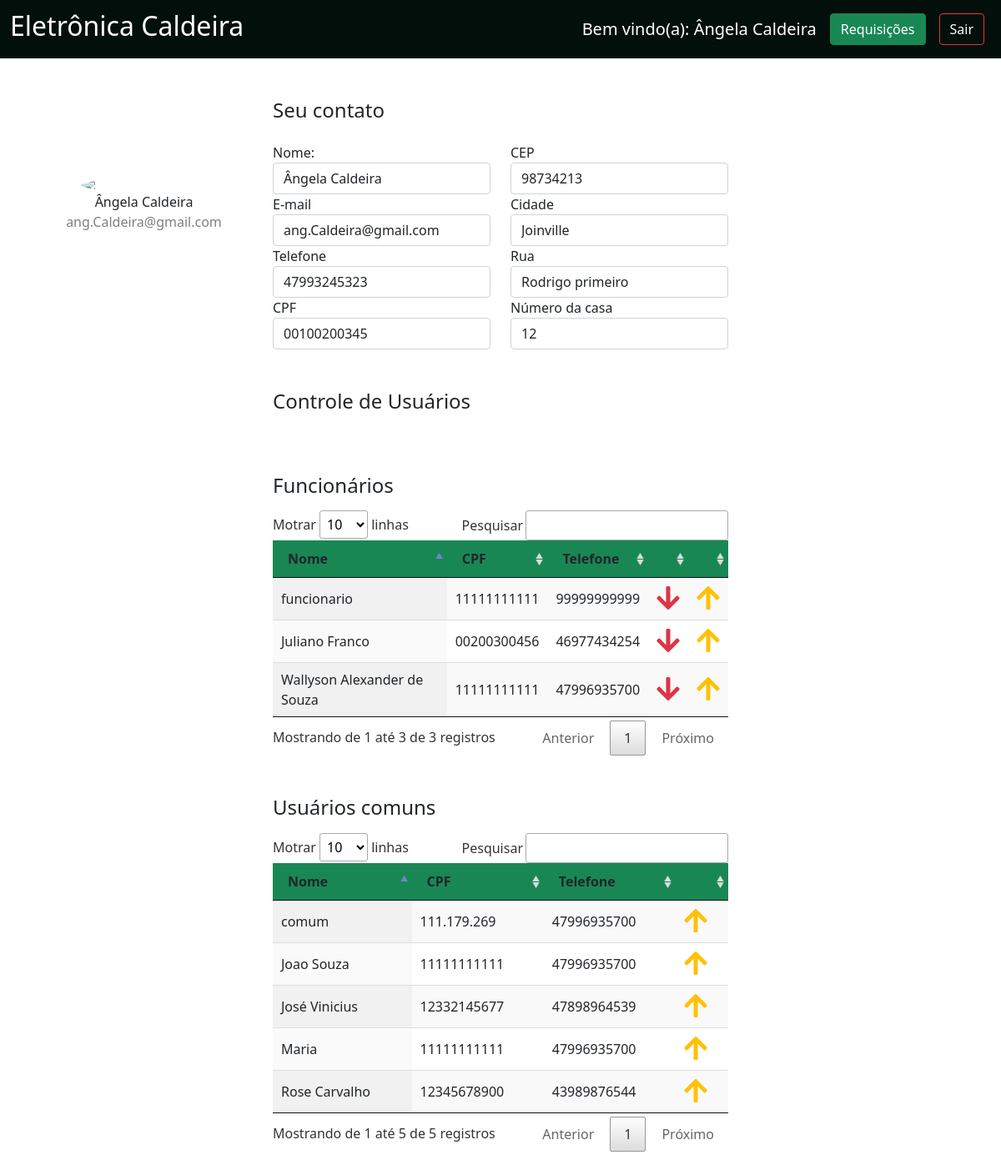
/frontEnd/perfilAdm.php (signed in), run on the app's committed database.
### tables this page shows
CREATE TABLE `usuarios` (
  `id` int(10) UNSIGNED NOT NULL COMMENT 'id de cada usuário inserido automaticamente ',
  `tipo_usuario_id` int(10) UNSIGNED NOT NULL COMMENT 'Chave estrangeira da tabela tipo usuário',
  `nome` varchar(50) NOT NULL COMMENT 'nome e sobrenome de cada usuário',
  `email` varchar(77) NOT NULL COMMENT 'e-mail de cada usuário',
  `senha` varchar(32) NOT NULL COMMENT 'senha de cada usuário',
  `cpf` varchar(11) NOT NULL COMMENT 'cpf de cada usuário',
  `telefone` varchar(11) NOT NULL COMMENT 'telefone de cada usuário',
  `cidade` varchar(32) NOT NULL COMMENT 'nome da cidade do usuário',
  `rua` varchar(50) NOT NULL COMMENT 'nome da rua de cada usuário',
  `bairro` varchar(50) NOT NULL COMMENT 'nome do bairro do usuário',
  `numero` int(10) UNSIGNED NOT NULL COMMENT 'número da residência do usuário',
  `complemento` text NOT NULL COMMENT 'detalhes adicionas sobre a localização da residência do usuário',
  `cep` varchar(10) NOT NULL COMMENT 'cep de cada usuário'
);

### backEnd/conection.php (called while the page is built, shortened)
<?php
	$usuario = "root";
?>

### backEnd/pegaUsuario.php (called while the page is built, shortened)
<?php
$usuario = pesquisar($_SESSION['idlogado']);
function pesquisar($id){
    include 'conection.php';
    $query = "SELECT * FROM usuarios WHERE id = ".$id;
    $resultado = mysqli_query($conn, $query);
    if(mysqli_num_rows($resultado) > 0){
        $usuario = mysqli_fetch_array($resultado,MYSQLI_ASSOC);
    }
    return $usuario;
}
?>

### backEnd/pegaRequisicao.php (the view, shortened to what this page needs)
<?php
function tabelaRequisicoesAdm(){
    include 'conection.php';
    $query = "SELECT * FROM usuarios WHERE tipo_usuario_id = 2;";
    $resultado = mysqli_query($conn, $query);
    if(mysqli_num_rows($resultado) > 0){
        $array = [];
        while($req = mysqli_fetch_array($resultado,MYSQLI_ASSOC)){
            array_push($array,$req);
        }
        $dado = '';
        foreach($array as $req){
            $dado =  $dado . "
            <tr>
                <td>". $req['nome'] ."</td>
                <td>". $req['cpf'] ."</td>
                <td>". $req['telefone'] ."</td>
                <td>
                    <a href='../backEnd/pegaRequisicao.php/?funcao=1&idUsuario=".$req['id']."'>
                        <i
                            class='fas fa-arrow-down fa-2x text-danger botaoDetalhes'
                            value='".$req['id']."'
                            data-bs-toggle='modal'
                            data-bs-target='#modalInfo".$req['id']."'
                        ></i>
                    </a>
                </td>
                <td>
                    <a href='../backEnd/pegaRequisicao.php/?funcao=3&idUsuario=".$req['id']."'>
                        <i
                            class='fas fa-arrow-up fa-2x text-warning botaoDetalhes'
                            value='".$req['id']."'
                            data-bs-toggle='modal'
                            data-bs-target='#modalInfo".$req['id']."'
                        ></i>
                    </a>
                </td>
            </tr>";
        }
    }
    return [$dado];
}
function tabelaRequisicoesAdm2(){
    include 'conection.php';
    $query = "SELECT * FROM usuarios WHERE tipo_usuario_id = 3;";
    $resultado = mysqli_query($conn, $query);
    if(mysqli_num_rows($resultado) > 0){
        $array = [];
        while($req = mysqli_fetch_array($resultado,MYSQLI_ASSOC)){
            array_push($array,$req);
        }
        $dado = '';
        foreach($array as $req){
            $dado =  $dado . "
            <tr>
                <td>". $req['nome'] ."</td>
                <td>". $req['cpf'] ."</td>
                <td>". $req['telefone'] ."</td>
                <td>
                    <a href='../backEnd/pegaRequisicao.php/?funcao=2&idUsuario=".$req['id']."'>
                        <i
                            class='fas fa-arrow-up fa-2x text-warning botaoDetalhes'
                            value='".$req['id']."'
                            data-bs-toggle='modal'
                            data-bs-target='#modalInfo".$req['id']."'
                        ></i>
                    </a>
                </td>
            </tr>";
        }
    }
    return [$dado];
}
?>

### frontEnd/perfilAdm.php (shortened to what this page needs)
<?php
    include '../backEnd/pegaUsuario.php';
    include '../backEnd/pegaRequisicao.php';
    $estrutura = tabelaRequisicoesAdm();
    $estrutura2 = tabelaRequisicoesAdm2();
 ?>
<!DOCTYPE html>
<html lang="pt-br">
<head>
    <link rel="stylesheet" href="css/requisicao.css">
    <link rel="stylesheet" type="text/css" href="dist/jQuery/datatables.min.css"/>
    <link rel="stylesheet" href="css/landing.CSS">
	<link rel="stylesheet" href="css/funcionario.CSS">
    <link rel="stylesheet" href="dist/bootstrap/css/bootstrap.min.css">
    <link rel="stylesheet" href="https://cdnjs.cloudflare.com/ajax/libs/font-awesome/5.2.0/css/all.min.css" />
</head>
<body>
    <header class="navbar">
        <div class="container-fluid">
            <div>
                <h2 class="text-white">Eletrônica Caldeira</h2>
            </div>
                <ul class="nav">
                    <li class="nav-item p-2 mt-1">
                        <a href="#" class="text-white text-decoration-none fs-5">Bem vindo(a): <?php echo $usuario['nome'];?></a>
                    </li>
                    <li class="nav-item">
                        <a class="btn btn-success text-white m-2" href="requisicao.php">Requisições</a>
                    </li>
                    <li class="nav-item">
                        <a class="btn btn-outline-danger text-white m-2" href="index.php">Sair</a>
                    </li>
                </ul>
        </div>
    </header>
    <main class="fundo">
        <form action="../backend/atualizaUsuario.php" method="post">
            <div class="container rounded bg-white mt-5 mb-5">
                <div class="row">
                        <div class="col-md-3 border-right">
                            <div class="d-flex flex-column align-items-center text-center p-3 py-5">
                                <img
                                    class="rounded-circle mt-5"
                                    width="150px"
                                    src="https://st3.depositphotos.com/15648834/17930/v/600/depositphotos_179308454-stock-illustration-unknown-person-silhouette-glasses-profile.jpg"
                                >
                                <span class="font-weight-bold"><?php echo $usuario['nome']?></span>
                                <span class="text-black-50"><?php echo $usuario['email']?></span>
                            </div>
                        </div>
                        <div class="col-md-6 border-right" id="atualiza_contato">
                            <div class="row">
                                <div class="d-flex justify-content-between align-items-center mb-3 col-12">
                                    <h4 class="text-right">Seu contato</h4>
                                </div>
                                <div class="col-6">
                                    <div class="col-md-12">
                                        <label class="labels">Nome:</label>
                                        <input type="text" class="form-control" placeholder="Novo nome" name="nome" value="<?php echo $usuario['nome']?>">
                                    </div>
                                    <div class="col-md-12">
                                        <label class="labels">E-mail</label>
                                        <input type="email" class="form-control" placeholder="Seu email" name="email" value="<?php echo $usuario['email']?>">
                                    </div>
                                    <div class="col-md-12">
                                        <label class="labels">Telefone</label>
                                        <input type="text" class="form-control" placeholder="Seu contato" name="telefone"  value="<?php echo $usuario['telefone']?>">
                                    </div>
                                    <div class="col-md-12">
                                        <label class="labels">CPF</label>
                                        <input type="text" class="form-control" placeholder="Cpf" name="cpf" value="<?php echo $usuario['cpf']?>">
                                    </div>
                                </div>
                                <div class="col-6">
                                    <div class="col-md-12">
                                        <label class="labels">CEP</label>
                                        <input type="text" class="form-control" placeholder="CEP da rua" name="cep" value="<?php echo $usuario['cep']?>">
                                    </div>
                                    <div class="col-md-12">
                                        <label class="labels">Cidade</label>
                                        <input type="text" class="form-control" placeholder="Nome da sua cidade" name="cidade" value="<?php echo $usuario['cidade']?>">
                                    </div>
                                    <div class="col-md-12">
                                        <label class="labels">Rua</label>
                                        <input type="text" class="form-control" placeholder="Nome da sua rua" name="rua" value="<?php echo $usuario['rua']?>">
                                    </div>
                                    <div class="col-md-12">
                                        <label class="labels">Número da casa</label>
                                        <input type="text" class="form-control" placeholder="numero da sua casa" name="numero" value="<?php echo $usuario['numero']?>">
                                    </div>
                                </div>
								<div class="mt-5 mb-3">
									<h4>Controle de Usuários</h4>
								</div>
                                <div class="reqContainer">
                                    <div class="mt-5 mb-3">
                                        <h4>Funcionários</h4>
                                    </div>
                                    <table id="tabelaRequisicoes" class="display mt-5" style="width:100%">
                                        <thead class="bg-success">
                                            <tr>
                                                <th>Nome</th>
                                                <th>CPF</th>
                                                <th>Telefone</th>
                                                <th></th>
                                                <th></th>
                                            </tr>
                                        </thead>
                                        <tbody class="mt-5">
                                            <?php echo $estrutura[0] ?>
                                        </tbody>
                                    </table>
                                </div>
                                <div class="reqContainer">
                                    <div class="mt-5 mb-3">
                                        <h4>Usuários comuns</h4>
                                    </div>
                                    <table id="tabelaRequisicoes2" class="display mt-5" style="width:100%">
                                        <thead class="bg-success">
                                            <tr>
                                                <th>Nome</th>
                                                <th>CPF</th>
                                                <th>Telefone</th>
                                                <th></th>
                                            </tr>
                                        </thead>
                                        <tbody class="mt-5">
                                            <?php echo $estrutura2[0] ?>
                                        </tbody>
                                    </table>
                                </div>
                            </div>
                        </div>
                </div>
            </div>
        </form>
    </main>
</body>
</html>

### frontEnd/css/requisicao.css (style rules this page uses)
.reqContainer { width: 50rem; margin: auto; }
table.dataTable tr { padding: 10rem; }

### data on the page
usuarios: nome "Ângela Caldeira", email "ang.Caldeira@gmail.com", telefone "47993245323", cpf "00100200345", cep "98734213", cidade "Joinville", rua "Rodrigo primeiro", numero "12"
usuarios: nome "Juliano Franco", cpf "00200300456", telefone "46977434254"
usuarios: nome "Wallyson Alexander de Souza", cpf "11111111111", telefone "47996935700"
usuarios: nome "funcionario", cpf "11111111111", telefone "99999999999"
usuarios: nome "Rose Carvalho", cpf "12345678900", telefone "43989876544"
usuarios: nome "José Vinicius", cpf "12332145677", telefone "47898964539"
usuarios: nome "comum", cpf "111.179.269", telefone "47996935700"
usuarios: nome "Joao Souza", cpf "11111111111", telefone "47996935700"
usuarios: nome "Maria", cpf "11111111111", telefone "47996935700"
